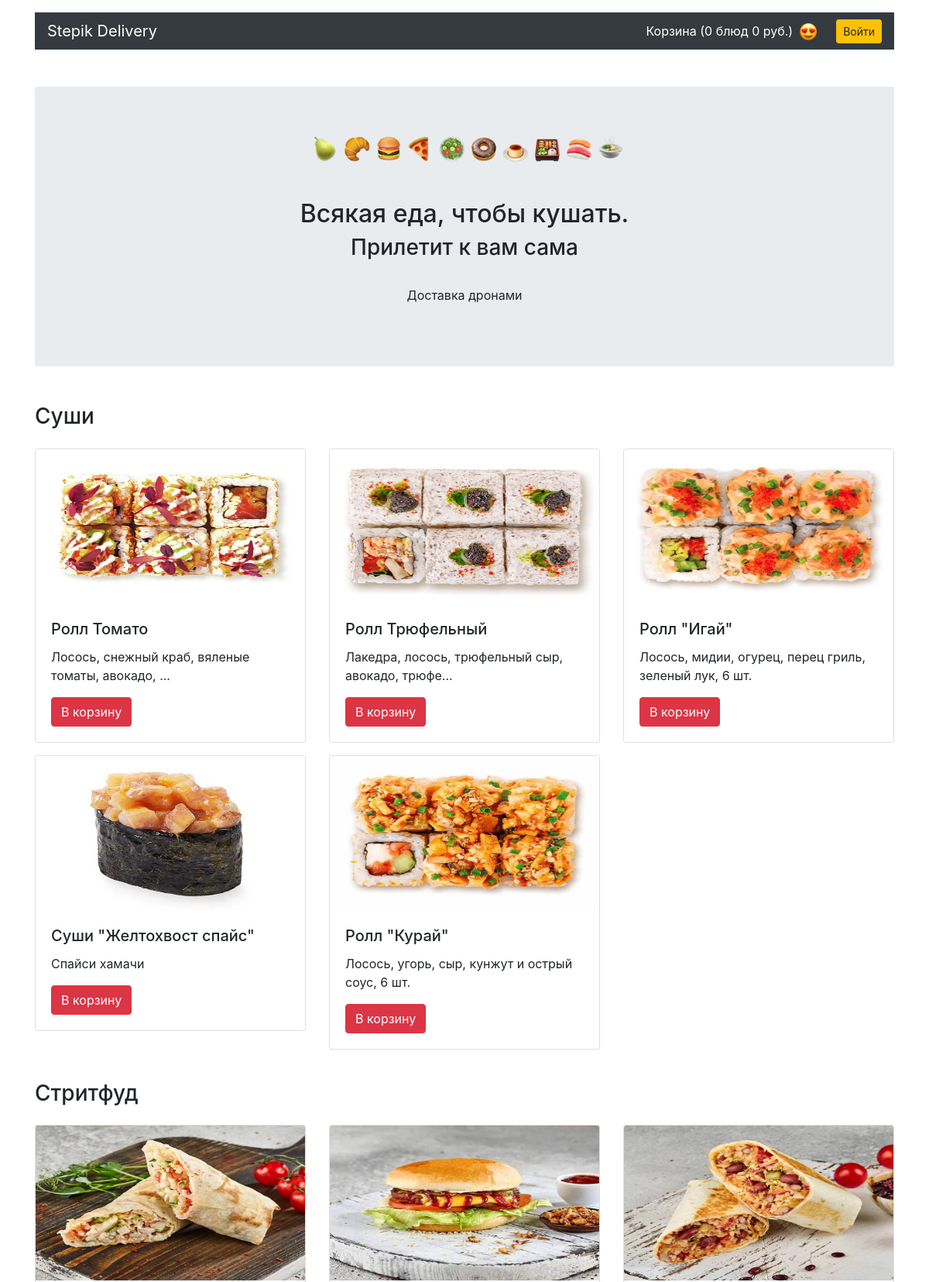
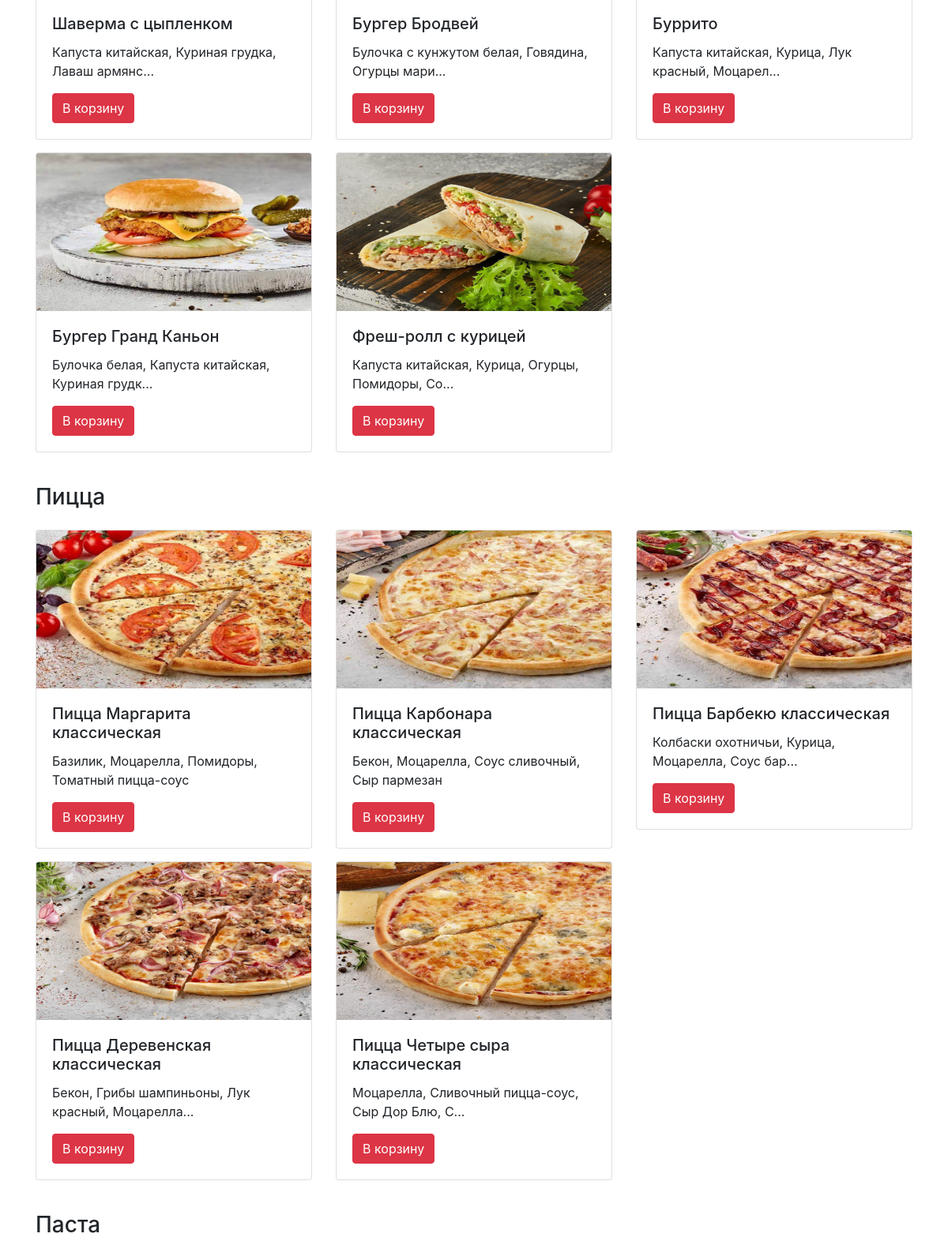
The page / (upper part) on the database its author committed (2 pictures, top to bottom).
### models.py (models this page shows)
class Category(db.Model):
    __tablename__ = 'category'
    id = db.Column(db.Integer, primary_key=True)
    title = db.Column(db.String(255))
    food = db.relationship('Food', back_populates='category')

class Food(db.Model):
    __tablename__ = 'food'
    id = db.Column(db.Integer, primary_key=True)
    title = db.Column(db.String(255))
    price = db.Column(db.Float())
    description = db.Column(db.Text)
    picture = db.Column(db.String(255))
    category_id = db.Column(db.Integer, db.ForeignKey('category.id'))
    category = db.relationship('Category', back_populates="food")
    orders = db.relationship('Orders', secondary=foot_order, back_populates="food")

### views.py (the view)
@app.route('/', methods=['GET', 'POST'])
def main_view():
    category = db.session.query(Category).all()
    return render_template('delivery/main.html', category=category)

### context_processor.py (called while the page is built)
@app.context_processor
def amount_cart():
    foods = Food.query.filter(Food.id.in_(session.get('cart', [])))
    amount = sum(sub.price for sub in foods)
    return dict(foods=foods, amount=amount)

### templatefilter.py (called while the page is built)
@app.template_filter('ru_pluralize')
def ru_pluralize(value, arg="блюдо,блюда,блюд"):
    args = arg.split(",")
    number = abs(int(value))
    arg1 = number % 10
    arg2 = number % 100
    if (arg1 == 1) and (arg2 != 11):
        return args[0]
    elif (arg1 >= 2) and (arg1 <= 4) and ((arg2 < 10) or (arg2 >= 20)):
        return args[1]
    else:
        return args[2]

### views.py (called while the page is built)
@app.after_request
def redirect_to_signin(respons):
    if respons.status_code == 401:
        return redirect(url_for('login_view') + '?next=' + request.url)
    return respons

### templates/delivery/main.html (shortened to what this page needs)
{% extends 'base.html' %}
{% block content %}
<main class="container mt-3">
    <section class="my-5 jumbotron jumbotron-fluid">
        <div class="text-center">
            <img class="ml-2"
                 alt="" width="401" height="33">
            <h1 class="h2 mt-5 m-2">Всякая еда, чтобы кушать.</h1>
            <h2 class="h3">Прилетит к вам сама</h2>
            <p class="pt-4">Доставка дронами</p>
        </div>
    </section>
    {% for cat in category %}
        <section>
            <h3 class="my-4">{{ cat.title }}</h3>
            <div class="row mt-4">
                {% for food in cat.food %}
                    <div class="col-12 col-md-4">
                        <div class="card mb-3">
                            <img src="/static/food_picture/{{ food.picture }}" width="300"
                                 height="200" class="card-img-top" alt="">
                            <div class="card-body">
                                <h4 class="h5 card-title">{{ food.title }}</h4>
                                <p class="card-text">{{ food.description|truncate(50, True) }}</p>
                                <a href="{{ url_for('add_to_cart', pk=food.id) }}" class="btn btn-danger">В корзину</a>
                            </div>
                        </div>
                    </div>
                {% endfor %}
            </div>
        </section>
    {% endfor %}
</main>
{% endblock %}

### templates/base.html (style rules this page uses)
html { position: relative; min-height: 100%; }
body { margin-bottom: 60px; }
a { text-decoration: none; }

### rows shown on the page
Category: title "Суши"
Food: picture (picture), title "Ролл Томато", description "Лосось, снежный краб, вяленые томаты, авокадо, ..."
Food: picture (picture), title "Ролл Трюфельный", description "Лакедра, лосось, трюфельный сыр, авокадо, трюфе..."
Food: picture (picture), title "Ролл \"Игай\"", description "Лосось, мидии, огурец, перец гриль, зеленый лук, 6 шт."
Food: picture (picture), title "Суши \"Желтохвост спайс\"", description "Спайси хамачи"
Food: picture (picture), title "Ролл \"Курай\"", description "Лосось, угорь, сыр, кунжут и острый соус, 6 шт."
Category: title "Стритфуд"
Food: picture (picture), title "Шаверма с цыпленком", description "Капуста китайская, Куриная грудка, Лаваш армянс..."
Food: picture (picture), title "Бургер Бродвей", description "Булочка с кунжутом белая, Говядина, Огурцы мари..."
Food: picture (picture), title "Буррито", description "Капуста китайская, Курица, Лук красный, Моцарел..."
Food: picture (picture), title "Бургер Гранд Каньон", description "Булочка белая, Капуста китайская, Куриная грудк..."
Food: picture (picture), title "Фреш-ролл с курицей", description "Капуста китайская, Курица, Огурцы, Помидоры, Со..."
Category: title "Пицца"
Food: picture (picture), title "Пицца Маргарита классическая", description "Базилик, Моцарелла, Помидоры, Томатный пицца-соус"
Food: picture (picture), title "Пицца Карбонара классическая", description "Бекон, Моцарелла, Соус сливочный, Сыр пармезан"
Food: picture (picture), title "Пицца Барбекю классическая", description "Колбаски охотничьи, Курица, Моцарелла, Соус бар..."
Food: picture (picture), title "Пицца Деревенская классическая", description "Бекон, Грибы шампиньоны, Лук красный, Моцарелла..."
Food: picture (picture), title "Пицца Четыре сыра классическая", description "Моцарелла, Сливочный пицца-соус, Сыр Дор Блю, С..."
Category: title "Паста"

### other values the page prints
{{ session['cart']|length }} "0"
{{ session['cart']|length|ru_pluralize }} "блюд"
{{ amount }} "0"
